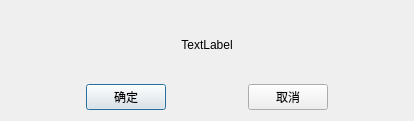
<?xml version="1.0" encoding="UTF-8"?>
<ui version="4.0">
 <class>QMsgDlg</class>
 <widget class="QDialog" name="QMsgDlg">
  <property name="geometry">
   <rect>
    <x>0</x>
    <y>0</y>
    <width>414</width>
    <height>121</height>
   </rect>
  </property>
  <property name="windowTitle">
   <string>消息</string>
  </property>
  <layout class="QGridLayout" name="gridLayout">
   <item row="0" column="0">
    <layout class="QVBoxLayout" name="verticalLayout" stretch="3,1">
     <item>
      <widget class="QLabel" name="label">
       <property name="text">
        <string>TextLabel</string>
       </property>
       <property name="alignment">
        <set>Qt::AlignCenter</set>
       </property>
      </widget>
     </item>
     <item>
      <layout class="QHBoxLayout" name="horizontalLayout">
       <item>
        <spacer name="horizontalSpacer">
         <property name="orientation">
          <enum>Qt::Horizontal</enum>
         </property>
         <property name="sizeHint" stdset="0">
          <size>
           <width>40</width>
           <height>20</height>
          </size>
         </property>
        </spacer>
       </item>
       <item>
        <widget class="QPushButton" name="pushOk">
         <property name="text">
          <string>确定</string>
         </property>
        </widget>
       </item>
       <item>
        <spacer name="horizontalSpacer_2">
         <property name="orientation">
          <enum>Qt::Horizontal</enum>
         </property>
         <property name="sizeHint" stdset="0">
          <size>
           <width>40</width>
           <height>20</height>
          </size>
         </property>
        </spacer>
       </item>
       <item>
        <widget class="QPushButton" name="pushCancel">
         <property name="text">
          <string>取消</string>
         </property>
        </widget>
       </item>
       <item>
        <spacer name="horizontalSpacer_3">
         <property name="orientation">
          <enum>Qt::Horizontal</enum>
         </property>
         <property name="sizeHint" stdset="0">
          <size>
           <width>40</width>
           <height>20</height>
          </size>
         </property>
        </spacer>
       </item>
      </layout>
     </item>
    </layout>
   </item>
  </layout>
 </widget>
 <layoutdefault spacing="6" margin="11"/>
 <resources/>
 <connections/>
</ui>
